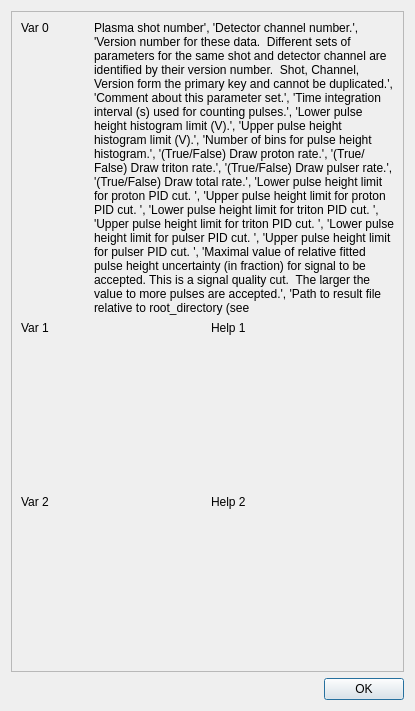
<?xml version="1.0" encoding="UTF-8"?>
<ui version="4.0">
 <class>Dialog</class>
 <widget class="QDialog" name="Dialog">
  <property name="geometry">
   <rect>
    <x>0</x>
    <y>0</y>
    <width>415</width>
    <height>711</height>
   </rect>
  </property>
  <property name="windowTitle">
   <string>Dialog</string>
  </property>
  <layout class="QVBoxLayout" name="verticalLayout">
   <item>
    <widget class="QScrollArea" name="scrollArea">
     <property name="widgetResizable">
      <bool>true</bool>
     </property>
     <widget class="QWidget" name="scrollAreaWidgetContents">
      <property name="geometry">
       <rect>
        <x>0</x>
        <y>0</y>
        <width>389</width>
        <height>645</height>
       </rect>
      </property>
      <layout class="QVBoxLayout" name="verticalLayout_2">
       <item>
        <layout class="QHBoxLayout" name="horizontalLayout">
         <item>
          <widget class="QLabel" name="labelVarName_0">
           <property name="text">
            <string>Var 0</string>
           </property>
           <property name="alignment">
            <set>Qt::AlignLeading|Qt::AlignLeft|Qt::AlignTop</set>
           </property>
          </widget>
         </item>
         <item>
          <widget class="QLabel" name="labelHelpText_0">
           <property name="sizePolicy">
            <sizepolicy hsizetype="Preferred" vsizetype="Expanding">
             <horstretch>0</horstretch>
             <verstretch>0</verstretch>
            </sizepolicy>
           </property>
           <property name="maximumSize">
            <size>
             <width>300</width>
             <height>16777215</height>
            </size>
           </property>
           <property name="text">
            <string>Plasma shot number', 'Detector channel number.', 'Version number for these data.  Different sets of parameters for the same shot and detector channel are identified by their version number.  Shot, Channel, Version form the primary key and cannot be duplicated.', 'Comment about this parameter set.', 'Time integration interval (s) used for counting pulses.', 'Lower pulse height histogram limit (V).', 'Upper pulse height histogram limit (V).', 'Number of bins for pulse height histogram.', '(True/False) Draw proton rate.', '(True/False) Draw triton rate.', '(True/False) Draw pulser rate.', '(True/False) Draw total rate.', 'Lower pulse height limit for proton PID cut. ', 'Upper pulse height limit for proton PID cut. ', 'Lower pulse height limit for triton PID cut. ', 'Upper pulse height limit for triton PID cut. ', 'Lower pulse height limit for pulser PID cut. ', 'Upper pulse height limit for pulser PID cut. ', 'Maximal value of relative fitted pulse height uncertainty (in fraction) for signal to be accepted. This is a signal quality cut.  The larger the value to more pulses are accepted.', 'Path to result file relative to root_directory (see</string>
           </property>
           <property name="alignment">
            <set>Qt::AlignLeading|Qt::AlignLeft|Qt::AlignTop</set>
           </property>
           <property name="wordWrap">
            <bool>true</bool>
           </property>
          </widget>
         </item>
        </layout>
       </item>
       <item>
        <layout class="QHBoxLayout" name="horizontalLayout_2">
         <item>
          <widget class="QLabel" name="labelVarName_1">
           <property name="text">
            <string>Var 1</string>
           </property>
           <property name="alignment">
            <set>Qt::AlignLeading|Qt::AlignLeft|Qt::AlignTop</set>
           </property>
          </widget>
         </item>
         <item>
          <widget class="QLabel" name="labelHelpText_1">
           <property name="sizePolicy">
            <sizepolicy hsizetype="Preferred" vsizetype="Expanding">
             <horstretch>0</horstretch>
             <verstretch>0</verstretch>
            </sizepolicy>
           </property>
           <property name="text">
            <string>Help 1</string>
           </property>
           <property name="alignment">
            <set>Qt::AlignLeading|Qt::AlignLeft|Qt::AlignTop</set>
           </property>
          </widget>
         </item>
        </layout>
       </item>
       <item>
        <layout class="QHBoxLayout" name="horizontalLayout_3">
         <item>
          <widget class="QLabel" name="labelVarName_2">
           <property name="text">
            <string>Var 2</string>
           </property>
           <property name="alignment">
            <set>Qt::AlignLeading|Qt::AlignLeft|Qt::AlignTop</set>
           </property>
          </widget>
         </item>
         <item>
          <widget class="QLabel" name="labelHelpText_2">
           <property name="sizePolicy">
            <sizepolicy hsizetype="Preferred" vsizetype="Expanding">
             <horstretch>0</horstretch>
             <verstretch>0</verstretch>
            </sizepolicy>
           </property>
           <property name="text">
            <string>Help 2</string>
           </property>
           <property name="alignment">
            <set>Qt::AlignLeading|Qt::AlignLeft|Qt::AlignTop</set>
           </property>
           <property name="wordWrap">
            <bool>true</bool>
           </property>
          </widget>
         </item>
        </layout>
       </item>
      </layout>
     </widget>
    </widget>
   </item>
   <item>
    <widget class="QDialogButtonBox" name="buttonBoxOk">
     <property name="orientation">
      <enum>Qt::Horizontal</enum>
     </property>
     <property name="standardButtons">
      <set>QDialogButtonBox::Ok</set>
     </property>
    </widget>
   </item>
  </layout>
 </widget>
 <resources/>
 <connections>
  <connection>
   <sender>buttonBoxOk</sender>
   <signal>accepted()</signal>
   <receiver>Dialog</receiver>
   <slot>accept()</slot>
   <hints>
    <hint type="sourcelabel">
     <x>248</x>
     <y>254</y>
    </hint>
    <hint type="destinationlabel">
     <x>157</x>
     <y>274</y>
    </hint>
   </hints>
  </connection>
  <connection>
   <sender>buttonBoxOk</sender>
   <signal>rejected()</signal>
   <receiver>Dialog</receiver>
   <slot>reject()</slot>
   <hints>
    <hint type="sourcelabel">
     <x>316</x>
     <y>260</y>
    </hint>
    <hint type="destinationlabel">
     <x>286</x>
     <y>274</y>
    </hint>
   </hints>
  </connection>
 </connections>
</ui>
